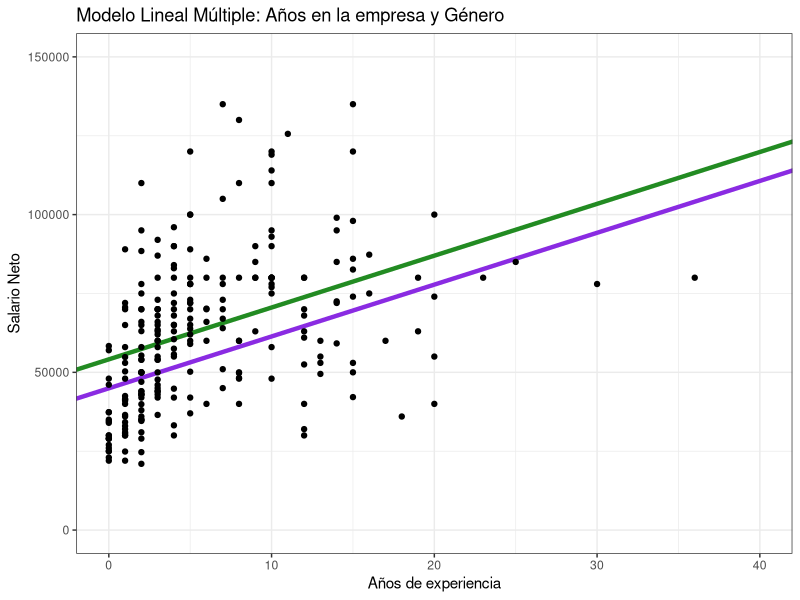

The R source for this figure:
## ---- chunk 1
library(data.table)
library(tidyverse)
library(readxl) 
## ---- chunk 2
encuesta <- read_csv("../Fuentes/encuesta_sueldos_sysarmy_1s2020.csv")
encuesta %>%
  head()
## ---- chunk 3
encuesta_ds <- encuesta %>%
  filter(trabajo_de %in% c("Data Scientist / Data Engineer", "BI Analyst / Data Analyst")) %>%
  rename(edad = tengo, 
         salario_bruto = salario_mensual_bruto_en_tu_moneda_local,
         salario_neto = salario_mensual_neto_en_tu_moneda_local)
edad_laboral_minima = 14
limite_inferior_percentil = 20962.50 # percentil 0.05 sueldo_neto
limite_superior_outliers = 137000 # Q3 + 1.5 IQR sueldo_neto
df <- encuesta_ds %>% 
  filter(between(salario_neto, limite_inferior_percentil, limite_superior_outliers), # eliminamos los outliers de acuerdo a los criterios de la clase 3
        sueldo_dolarizado == 0, #Eliminamos los sueldos dolarizados 
        edad - anos_de_experiencia > edad_laboral_minima, # Eliminamos registros inconsistentes con la edad laboral
        salario_bruto > salario_neto, # Inconsistencia en los sueldos
        anos_en_la_empresa_actual < 70, # Error de carga
        me_identifico != "Otros") %>%  # elimnamos la categoria otros de me_identifico porque solo tiene 2 valores
  select(-sueldo_dolarizado) # Eliminamos la columna de sueldo dolarizado
df

## ---- chunk 4
df <- df %>%
  select(me_identifico, edad, donde_estas_trabajando, anos_de_experiencia, anos_en_la_empresa_actual, anos_en_el_puesto_actual, gente_a_cargo, trabajo_de, nivel_de_estudios_alcanzado, estado, salario_bruto, salario_neto) 
df %>%
  head()
## ---- chunk 5
# ajustamos modelo lineal multiple
modelo_exp_edad <- lm(salario_neto ~ anos_de_experiencia + edad, data = df)
# Resumen del modelo
summary(modelo_exp_edad)
## ---- chunk 6
modelo_exp_sex <- lm(salario_neto ~ anos_de_experiencia + me_identifico, data = df)
summary(modelo_exp_sex)
## ---- chunk 7
# Accedemos a la información de los coeficientes estimados
intercepto_H = modelo_exp_sex$coefficients[1]
pendiente1 = modelo_exp_sex$coefficients[2]
intercepto_M = modelo_exp_sex$coefficients[1] + modelo_exp_sex$coefficients[3]
# Graficamos el dataset y el modelo
df %>% ggplot(., aes(x = anos_de_experiencia, y = salario_neto)) + 
  geom_abline(intercept = intercepto_H, slope = pendiente1, color = "forestgreen", size=1.5) + # capa del modelo
  geom_abline(intercept = intercepto_M, slope = pendiente1, color = "blueviolet", size=1.5) + # capa del modelo 
  geom_point() + #capa de los datos
  theme_bw() +
  scale_x_continuous(limits = c(0,40)) +
  scale_y_continuous(limits = c(0,150000)) +
  labs(title="Modelo Lineal Múltiple: Años en la empresa y Género", x="Años de experiencia", y="Salario Neto") 
## ---- chunk 8
# unique(df$nivel_de_estudios_alcanzado)
df2 <- df %>% 
  mutate(nivel_educativo = case_when(nivel_de_estudios_alcanzado %in% c("Posgrado", "Posdoctorado", "Doctorado") ~ "Posgrado", 
                                     TRUE ~ nivel_de_estudios_alcanzado))
# unificamos nivel educativo y estado 
df2 <- df2 %>% 
  mutate(nivel_edu_alcanzado = paste(nivel_educativo, sep = " ", estado))
unique(df2$nivel_edu_alcanzado) # quedan 9 categorías
## ---- chunk 9
modelo_exp_edu <- lm(salario_neto ~ anos_de_experiencia + nivel_edu_alcanzado, data = df2)
summary(modelo_exp_edu)
## ---- chunk 10
sort(unique(df2$nivel_edu_alcanzado))
## ---- chunk 11
anova(modelo_exp_edu)
